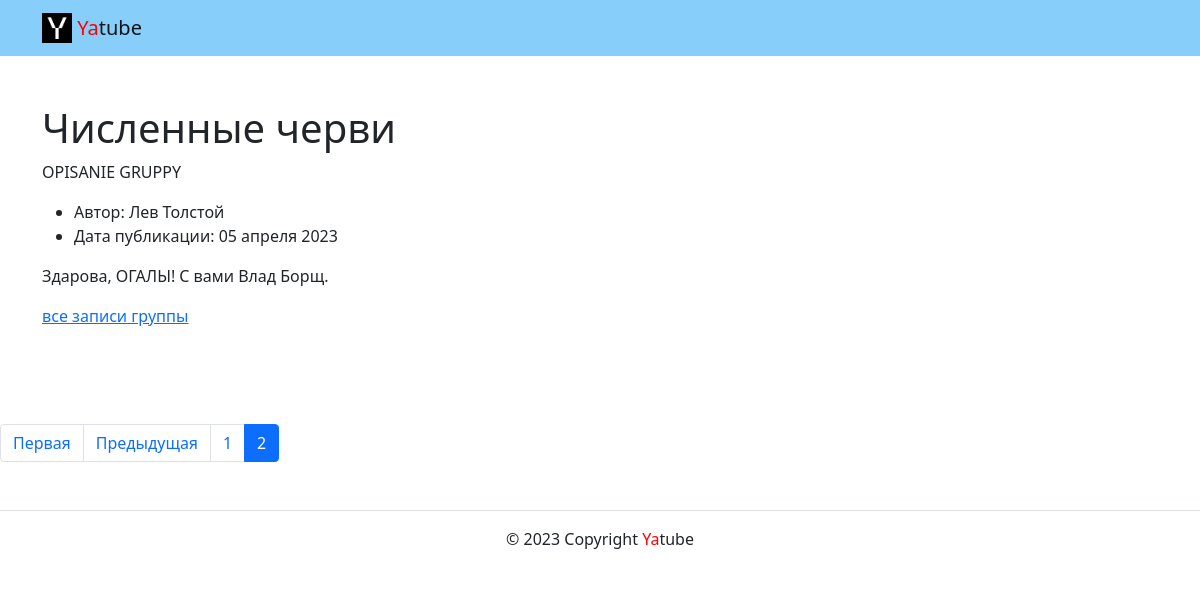
/group/mms/?page=2, run on the app's committed database.
### posts/models.py (models this page shows, shortened)
class Group(models.Model):
    title = models.CharField(max_length=200)
    slug = models.SlugField(max_length=255, unique=True, null=False)
    description = models.TextField(verbose_name='Описание группы')

class Post(models.Model):
    text = models.TextField()
    pub_date = models.DateTimeField(auto_now_add=True)
    group = models.ForeignKey(
        Group,
        blank=True,
        null=True,
        on_delete=models.SET_NULL,
        related_name='group_posts'
    )
    author = models.ForeignKey(
        User,
        on_delete=models.CASCADE,
        related_name='posts'
    )

### posts/views.py (the view)
# urls.py: path('group/<slug:slug>/', views.group_posts, name='group_posts'),
def group_posts(request, slug):
    group = get_object_or_404(Group, slug=slug)
    posts = group.group_posts.all()
    posts = posts.order_by('-pub_date')
    paginator = Paginator(posts, NUM_OF_POSTS)
    page_number = request.GET.get('page')
    page_obj = paginator.get_page(page_number)
    context = {
        'group': group,
        'page_obj': page_obj,
    }
    return render(request, 'posts/group_list.html', context)

### templates/posts/group_list.html (shortened to what this page needs)
{% extends 'base.html' %}
{% block content %}
    <main>
      <div class="container py-5">
        <h1>{{ group.title }}</h1>
        <p>
          {{ group.description }}
        </p>
        <article>
          {% for post in page_obj %}
          <ul>
            <li>
              Автор: {{ post.author.get_full_name }}
            </li>
            <li>
              Дата публикации: {{ post.pub_date|date:"d E Y" }}
            </li>
          </ul>
          <p>{{ post.text }}</p>
          {% if post.group %}
            <a href="{% url 'posts:group_posts' post.group.slug %}">все записи группы</a>
          {% endif %}
        {% endfor %}
        </article>
      </div>
  {% include 'posts/includes/paginator.html' %}
{% endblock %}

### data on the page
Group: title "Численные черви", description "OPISANIE GRUPPY"
Post: author.get_full_name "Лев Толстой", pub_date "05 апреля 2023", text "Здарова, ОГАЛЫ! С вами Влад Борщ.", shows "все записи группы"

### other printed values
{{ i }} "1"
{{ i }} "2"
